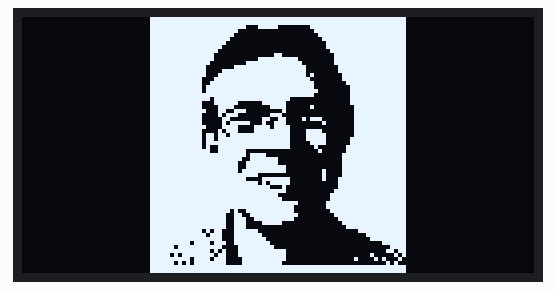
Recording of a sketch running on a simulated Arduino Uno, built with avr-gcc and run on an emulated ATmega328P. On the bench: 128×64 one-colour display.

Above: at 0.1 s.

The sketch:

Drifter__test__oled_2__ok.ino
```cpp
/*
   ______               _                  _///_ _           _                   _
  /   _  \             (_)                |  ___| |         | |                 (_)
  |  [_|  |__  ___  ___ _  ___  _ __      | |__ | | ___  ___| |_ _ __ ___  _ __  _  ___  _   _  ___
  |   ___/ _ \| __|| __| |/ _ \| '_ \_____|  __|| |/ _ \/  _|  _| '__/   \| '_ \| |/   \| | | |/ _ \
  |  |  | ( ) |__ ||__ | | ( ) | | | |____| |__ | |  __/| (_| |_| | | (_) | | | | | (_) | |_| |  __/
  \__|   \__,_|___||___|_|\___/|_| [_|    \____/|_|\___|\____\__\_|  \___/|_| |_|_|\__  |\__,_|\___|
                                                                                      | |
                                                                                      \_|
  Fichier :       afficherImageSsd1306.ino

  Description :   Affiche une image de test au centre d'un écran OLED, faisant 128x64 pixels,
                  avec pilotage via bus I2C (chipset SSD1306)

  Auteur :        Jérôme TOMSKI (https://passionelectronique.fr/)
  Créé le :       27.07.2021

  Transformation des images JPG au format Adafruit GFX réalisable sur le site : https://javl.github.io/image2cpp/

*/

#include <Adafruit_SSD1306.h>

// =======================
// Paramètrages écran OLED
// =======================
#define nombreDePixelsEnLargeur   128         // Taille de l'écran OLED, en pixel, au niveau de sa largeur
#define nombreDePixelsEnHauteur   64          // Taille de l'écran OLED, en pixel, au niveau de sa hauteur
#define brocheResetOLED           -1          // Reset de l'OLED partagé avec l'Arduino (d'où la valeur à -1, et non un numéro de pin)
#define adresseI2CecranOLED       0x3D       // Adresse de "mon" écran OLED sur le bus i2c (généralement égal à 0x3C ou 0x3D)
Adafruit_SSD1306 ecranOLED(nombreDePixelsEnLargeur, nombreDePixelsEnHauteur, &Wire, brocheResetOLED);

// ================
// Image à afficher
// ================
#define largeurDeLimage           64          // Largeur de l'image à afficher, en pixels
#define hauteurDeLimage           64          // Hauteur de l'image à afficher, en pixels


////////////////////////////////

////////////////////////////////
const unsigned char imageAafficher [] PROGMEM = {
	0xff, 0xff, 0xff, 0xff, 0xff, 0xff, 0xff, 0xff, 0xff, 0xff, 0xff, 0xff, 0xff, 0xff, 0xff, 0xff,
	0xff, 0xff, 0xff, 0x1f, 0x00, 0xff, 0xff, 0xff, 0xff, 0xff, 0xfc, 0x00, 0x00, 0x7f, 0xff, 0xff,
	0xff, 0xff, 0xf8, 0x00, 0x00, 0x3f, 0xff, 0xff, 0xff, 0xff, 0xf0, 0x00, 0x00, 0x1f, 0xff, 0xff,
	0xff, 0xff, 0xe0, 0x00, 0x00, 0x0f, 0xff, 0xff, 0xff, 0xff, 0xc0, 0x00, 0x00, 0x0f, 0xff, 0xff,
	0xff, 0xff, 0x80, 0x00, 0x00, 0x07, 0xff, 0xff, 0xff, 0xff, 0x00, 0x01, 0x80, 0x03, 0xff, 0xff,
	0xff, 0xff, 0x00, 0x1f, 0xf8, 0x03, 0xff, 0xff, 0xff, 0xfe, 0x00, 0xff, 0xfc, 0x03, 0xff, 0xff,
	0xff, 0xfc, 0x07, 0xff, 0xfe, 0x01, 0xff, 0xff, 0xff, 0xfc, 0x3f, 0xff, 0xfe, 0x01, 0xff, 0xff,
	0xff, 0xfc, 0x7f, 0xff, 0xfe, 0x80, 0xff, 0xff, 0xff, 0xf8, 0xff, 0xff, 0xff, 0x00, 0xff, 0xff,
	0xff, 0xf9, 0xff, 0xff, 0xff, 0x80, 0x7f, 0xff, 0xff, 0xfb, 0xff, 0xff, 0xff, 0x80, 0x3f, 0xff,
	0xff, 0xfb, 0xff, 0xff, 0xff, 0xc0, 0x3f, 0xff, 0xff, 0xff, 0xff, 0xff, 0xff, 0x80, 0x3f, 0xff,
	0xff, 0xfe, 0xff, 0xff, 0xe0, 0x00, 0x3f, 0xff, 0xff, 0xf8, 0xfc, 0x0f, 0xc0, 0x00, 0x3f, 0xff,
	0xff, 0xf8, 0x78, 0x03, 0xc0, 0x80, 0x1f, 0xff, 0xff, 0xfc, 0x67, 0x00, 0x40, 0x00, 0x1f, 0xff,
	0xff, 0xf8, 0x5c, 0x03, 0x80, 0x00, 0x1f, 0xff, 0xff, 0xf8, 0x30, 0x0c, 0xc2, 0xe0, 0x1f, 0xff,
	0xff, 0xf8, 0x2f, 0x89, 0xc0, 0x10, 0x1f, 0xff, 0xff, 0xfc, 0x3c, 0x3d, 0xe0, 0x00, 0x1f, 0xff,
	0xff, 0xf8, 0x5c, 0x3f, 0xe1, 0xe0, 0x1f, 0xff, 0xff, 0xfb, 0x6f, 0xff, 0xe1, 0xf0, 0x1f, 0xff,
	0xff, 0xfb, 0x7f, 0xff, 0xe1, 0xf0, 0x3f, 0xff, 0xff, 0xfb, 0xff, 0xff, 0xe0, 0xf0, 0x3f, 0xff,
	0xff, 0xfa, 0x7f, 0xff, 0xe0, 0x40, 0x7f, 0xff, 0xff, 0xfe, 0x7f, 0x00, 0x00, 0x20, 0x7f, 0xff,
	0xff, 0xff, 0xff, 0x78, 0x00, 0x00, 0xff, 0xff, 0xff, 0xff, 0xfe, 0x7f, 0x00, 0x00, 0xff, 0xff,
	0xff, 0xff, 0xfc, 0xff, 0x00, 0x00, 0xff, 0xff, 0xff, 0xff, 0xfc, 0xff, 0xc0, 0x00, 0xff, 0xff,
	0xff, 0xff, 0xfd, 0xff, 0xc0, 0x10, 0xff, 0xff, 0xff, 0xff, 0xff, 0xe0, 0x00, 0x10, 0xff, 0xff,
	0xff, 0xff, 0xff, 0x0f, 0xe0, 0x11, 0xff, 0xff, 0xff, 0xff, 0xff, 0xeb, 0xe0, 0x01, 0xff, 0xff,
	0xff, 0xff, 0xff, 0xfc, 0x40, 0x01, 0xff, 0xff, 0xff, 0xff, 0xff, 0xff, 0xc0, 0x03, 0xff, 0xff,
	0xff, 0xff, 0xff, 0xff, 0x00, 0x07, 0xff, 0xff, 0xff, 0xff, 0xff, 0xff, 0x80, 0x07, 0xff, 0xff,
	0xff, 0xff, 0xff, 0xff, 0xf8, 0x0f, 0xff, 0xff, 0xff, 0xff, 0xff, 0xff, 0xf0, 0x0f, 0xff, 0xff,
	0xff, 0xff, 0xf4, 0xff, 0xf0, 0x07, 0xff, 0xff, 0xff, 0xff, 0xe6, 0x7f, 0xf8, 0x03, 0xff, 0xff,
	0xff, 0xff, 0xe7, 0x3f, 0xf0, 0x01, 0xff, 0xff, 0xff, 0xff, 0xe7, 0x0f, 0x80, 0x00, 0xff, 0xff,
	0xff, 0xff, 0xe7, 0x00, 0x00, 0x00, 0x7f, 0xff, 0xff, 0xfa, 0xc7, 0xe0, 0x00, 0x00, 0x0f, 0xff,
	0xff, 0xfd, 0xc7, 0xf0, 0x00, 0x00, 0x03, 0xff, 0xff, 0xff, 0xc7, 0xf8, 0x00, 0x00, 0x01, 0xff,
	0xff, 0xde, 0xe7, 0xfc, 0x00, 0x00, 0x00, 0x3f, 0xfd, 0xff, 0xc3, 0xfe, 0x00, 0x00, 0x00, 0x0f,
	0xff, 0xfe, 0xa3, 0xff, 0xc0, 0x00, 0x00, 0x1b, 0xfa, 0xff, 0x63, 0xff, 0xc0, 0x00, 0x01, 0x05,
	0xff, 0xde, 0xe1, 0xff, 0xc0, 0x00, 0x10, 0xa2, 0xfd, 0x5f, 0xe1, 0xff, 0x80, 0x00, 0x00, 0x14,
	0xff, 0xff, 0xff, 0xff, 0xff, 0xff, 0xff, 0xff, 0xff, 0xff, 0xff, 0xff, 0xff, 0xff, 0xff, 0xff
};


// ========================
// Initialisation programme
// ========================
void setup() {

  // Initialisation de l'écran OLED
  if(!ecranOLED.begin(SSD1306_SWITCHCAPVCC, adresseI2CecranOLED))
    while(1);                               // Arrêt du programme (boucle infinie) en cas d'échec de l'initialisation


  // Affichage d'une image au centre de l'écran
  ecranOLED.clearDisplay();                           // Effaçage de la mémoire tampon de l'écran OLED

  ecranOLED.drawBitmap(
    (ecranOLED.width()  - largeurDeLimage ) / 2,      // Position de l'extrême "gauche" de l'image (pour centrage écran, ici)
    (ecranOLED.height() - hauteurDeLimage) / 2,       // Position de l'extrême "haute" de l'image (pour centrage écran, ici)
    imageAafficher,
    largeurDeLimage,
    hauteurDeLimage,
    WHITE);                                           // "couleur" de l'image

  ecranOLED.display();                                // Transfert de la mémoire tampon à l'écran OLED, pour affichage

}


// =================
// Boucle principale
// =================
void loop() {
  // Partie vide, car tout se passe dans la fonction setup()

}
```
